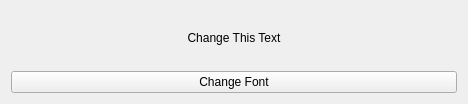
<?xml version="1.0" encoding="UTF-8"?>
<ui version="4.0">
 <class>Widget</class>
 <widget class="QWidget" name="Widget">
  <property name="geometry">
   <rect>
    <x>0</x>
    <y>0</y>
    <width>468</width>
    <height>104</height>
   </rect>
  </property>
  <property name="windowTitle">
   <string>Widget</string>
  </property>
  <layout class="QVBoxLayout" name="verticalLayout">
   <item>
    <widget class="QLabel" name="text_to_change">
     <property name="text">
      <string>Change This Text</string>
     </property>
     <property name="alignment">
      <set>Qt::AlignCenter</set>
     </property>
    </widget>
   </item>
   <item>
    <widget class="QPushButton" name="change_font_button">
     <property name="text">
      <string>Change Font</string>
     </property>
    </widget>
   </item>
  </layout>
 </widget>
 <resources/>
 <connections/>
</ui>
